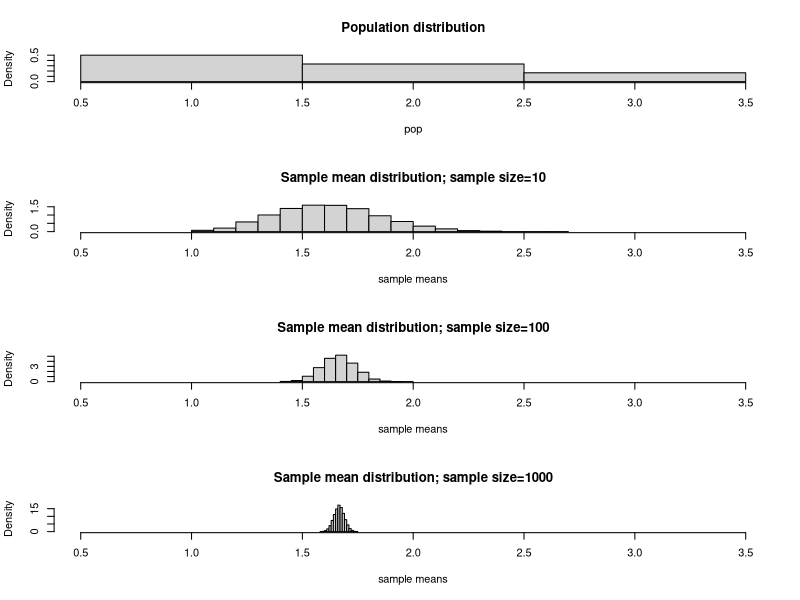
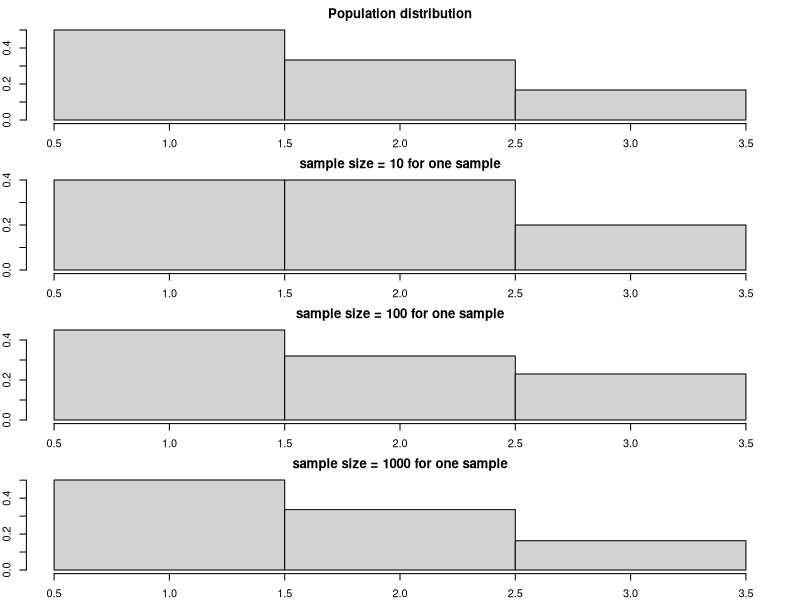
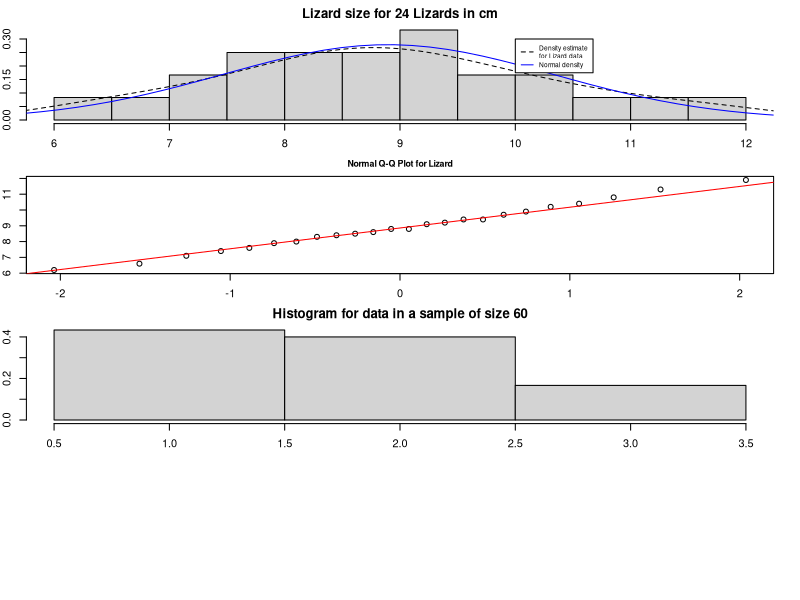

Source code (R) for these figures, in order:
## ---- chunk 1
knitr::opts_chunk$set(fig.align="center", fig.height=4, fig.width=6, collapse=TRUE, comment=NA, prompt=FALSE, echo = TRUE, cache=TRUE, autodep=TRUE, tidy.opts=list(width.cutoff=63),tidy=TRUE)
options(width=63)
## ---- chunk 2
library(ggplot2)
## ---- chunk 3
pnorm(480, mean = 536, sd = 102)
# Note that if X ~ Normal(mean = 536, sd = 102), P(X = 480) = 0.
## ---- chunk 4
pnorm(479.5, mean = 536, sd = 102)
## ---- chunk 5
pnorm(480, mean = 536, sd = 102) - pnorm(479.5, mean = 536, sd = 102)
## ---- chunk 6
1 - pnorm(536, mean = 536, sd = 102)
  
## ---- chunk 7
pnorm(670, mean = 536, sd = 102) - pnorm(530, mean = 536, sd = 102)
## ---- chunk 8
pnorm(400, mean = 536, sd = 102) + (1 - pnorm(700, mean = 536, sd = 102))
## ---- chunk 9
# Data in population
pop = c(1,1,1,2,2,3)
## ---- chunk 10
# Make a function that generates 10000 samples
generator = function(pop, sample.size){
    return(sapply(1:10000, 
                  FUN=function(x){mean(
                    sample(pop, size=sample.size, replace=T)
                                      )}
                  )
           )
                                          }

# Demo for CLT
par(mfrow=c(4,1))
hist(pop, freq = F, breaks=c(0.5,1.5,2.5,3.5), xlim = c(0.5, 3.5), 
     main = 'Population distribution')
X=generator(pop,10)
hist(X,main='Sample mean distribution; sample size=10',
     xlim = c(0.5, 3.5),
     xlab = 'sample means', freq = F)
X=generator(pop,100)
hist(X,main='Sample mean distribution; sample size=100',
     xlim = c(0.5, 3.5),
     xlab = 'sample means', freq = F)
X=generator(pop,1000)
hist(X,main='Sample mean distribution; sample size=1000',
     xlim = c(0.5, 3.5),
     xlab = 'sample means', freq = F)



# Demo for LLN
par(mfrow=c(4,1), mar=c(2, 2, 2, 2))
hist(pop, freq = F, breaks=c(0.5,1.5,2.5,3.5), main = 'Population distribution')
Y=sample(pop,size=10,replace=T)
hist(Y,breaks=c(0.5,1.5,2.5,3.5), freq=F,
     main = 'sample size = 10 for one sample', xlab = 'data points in the sample')
Y=sample(pop,size=100,replace=T)
hist(Y,breaks=c(0.5,1.5,2.5,3.5), freq=F,
     main = 'sample size = 100 for one sample', xlab = 'data points in the sample')
Y=sample(pop,size=1000,replace=T)
hist(Y,breaks=c(0.5,1.5,2.5,3.5), freq=F,
     main = 'sample size = 1000 for one sample', xlab = 'data points in the sample')

## ---- chunk 11
# LIZARD LENGTH DATA in cm
lizard = c(6.2, 6.6, 7.1, 7.4, 7.6, 7.9, 8, 8.3, 8.4, 8.5, 8.6, 8.8, 8.8, 9.1, 9.2, 9.4, 9.4, 9.7, 9.9, 10.2, 10.4, 10.8, 11.3, 11.9)
## ---- chunk 12
# Look at the histogram
hist(lizard, breaks = 20, freq = F, xlab = "Lizard size (cm)",
     main = 'Lizard size for 24 Lizards in cm',
     ylab = 'Proportion per cm') 

lines(density(lizard), lty = 2) # This adds a line estimating 
# the distribution of Lizard data; lty = 2 give a dashed line

xseq = seq(from = min(lizard)*.9, to = max(lizard)*1.1, length = 50)
lines(x = xseq, y = dnorm(x=xseq, mean = mean(lizard), sd = sd(lizard)), col = 'blue') 
# This adds a Normal density with mean and SD with the same values as the mean and SD of the Lizard dataset

legend(x = 10, y= .3, 
       legend = c('Density estimate \nfor Lizard data', 'Normal density'),
       lty = c(2, 1), col = c('black', 'blue'), cex = .6)
## ---- chunk 13
# Compare to the quantiles of Normal(0,1) distribution

qqnorm(y = lizard, main = "Normal Q-Q Plot for Lizard",
xlab = "Normal ", ylab = "Sample Quantiles",
cex.lab = 0.8, cex.main = 0.8) 
qqline(y = lizard, col = "red")
## ---- chunk 14
# Set the degree of confidence for the interval
p = .90

my.q = qt(p+(1-p)/2, df=length(lizard)-1) # do not use `q`
# as your variable name; q() is a function to terminate
# your R session; see `?q` or `?quit`
lizard.se = sd(lizard)/sqrt(length(lizard))

# a p*100-percent confidence Interval for the average length of the lizards is
mean(lizard) + c(-1, 1) * my.q * lizard.se

# Can also do everything in one line
mean(lizard) + c(-1, 1) * qt(p+(1-p)/2, df=length(lizard)-1) * sd(lizard)/sqrt(length(lizard))
## ---- chunk 15
mean(pop)
sd(pop)
## ---- chunk 16
set.seed(4321)
sampl.60 = sample(pop, size = 60, replace = T)
## ---- chunk 17
mean(sampl.60)
sd(sampl.60)
## ---- chunk 18
hist(sampl.60, main = 'Histogram for data in a sample of size 60',
     freq = F, xlab = 'data in a sample of size 60',
     breaks=c(0.5,1.5,2.5,3.5))
## ---- chunk 19
p = 0.8
my.q = qt(p + (1 - p)/2, df = length(sampl.60) - 1)
my.se = sd(sampl.60)/sqrt(length(sampl.60))
mean(sampl.60) + c(-1, 1) * my.q * my.se
## ---- chunk 20
set.seed(4321)
sampl.6000 = sample(pop, size = 6000, replace = T)
mean(sampl.6000)
sd(sampl.6000)
## ---- chunk 21
p = 0.8
my.q = qt(p + (1 - p)/2, df = length(sampl.6000) - 1)
my.se = sd(sampl.6000)/sqrt(length(sampl.6000))
mean(sampl.6000) + c(-1, 1) * my.q * my.se
## ---- chunk 22
(1.856044 - 1.610622)/( 1.675772 - 1.651228)
## ---- chunk 23
sqrt(.40*(1-.4))*sqrt(100/(100-1))
## ---- chunk 24
test.sampl = rep(0:1, times = c(60, 40))

sd(test.sampl)
## ---- chunk 25
p=.95
my.sd = sqrt(.25*(1-.25))*sqrt(1000/(1000-1))
my.q = qt(p + (1 - p)/2, df = 1000 - 1)
my.se = my.sd/sqrt(1000)
.25+c(-1, 1)*my.q*my.se
## ---- chunk 26

Newcomb =data.frame(Time = c(2.4828e-05, 2.4826e-05, 2.4833e-05, 2.4824e-05, 
                          2.4834e-05, 2.4756e-05, 2.4827e-05, 2.4816e-05, 2.484e-05, 2.4798e-05, 
                          2.4829e-05, 2.4822e-05, 2.4824e-05, 2.4821e-05, 2.4825e-05, 2.483e-05, 
                          2.4823e-05, 2.4829e-05, 2.4831e-05, 2.4819e-05, 2.4824e-05, 2.482e-05, 
                          2.4836e-05, 2.4832e-05, 2.4836e-05, 2.4828e-05, 2.4825e-05, 2.4821e-05, 
                          2.4828e-05, 2.4829e-05, 2.4837e-05, 2.4825e-05, 2.4828e-05, 2.4826e-05, 
                          2.483e-05, 2.4832e-05, 2.4836e-05, 2.4826e-05, 2.483e-05, 2.4822e-05, 
                          2.4836e-05, 2.4823e-05, 2.4827e-05, 2.4827e-05, 2.4828e-05, 2.4827e-05, 
                          2.4831e-05, 2.4827e-05, 2.4826e-05, 2.4833e-05, 2.4826e-05, 2.4832e-05, 
                          2.4832e-05, 2.4824e-05, 2.4839e-05, 2.4828e-05, 2.4824e-05, 2.4825e-05, 
                          2.4832e-05, 2.4825e-05, 2.4829e-05, 2.4827e-05, 2.4828e-05, 2.4829e-05, 
                          2.4816e-05, 2.4823e-05), 
                 Series = as.factor(c(1, 1, 1, 1, 1, 
                          1, 1, 1, 1, 1, 1, 1, 1, 1, 1, 1, 1, 1, 1, 1, 2, 2, 2, 2, 2, 2, 
                          2, 2, 2, 2, 2, 2, 2, 2, 2, 2, 2, 2, 2, 2, 3, 3, 3, 3, 3, 3, 3, 
                          3, 3, 3, 3, 3, 3, 3, 3, 3, 3, 3, 3, 3, 3, 3, 3, 3, 3, 3))) 
str(Newcomb)
head(Newcomb)
